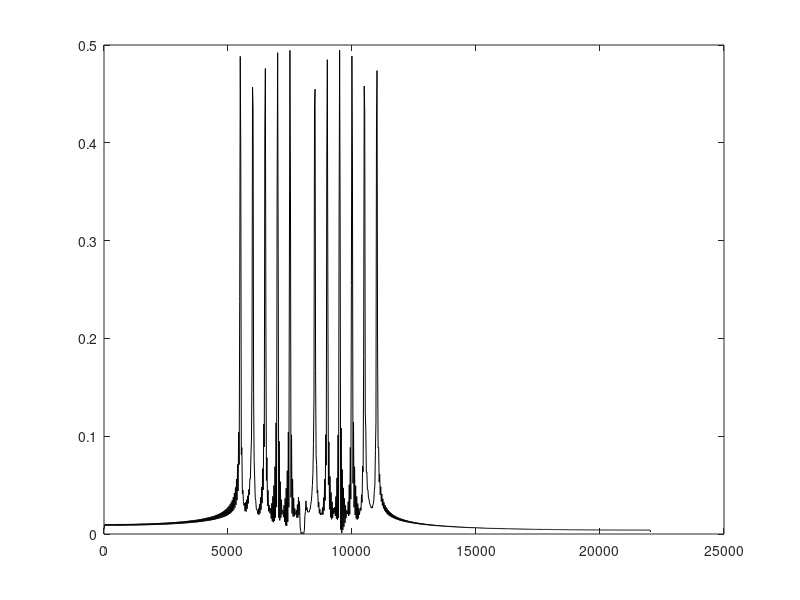

Source code (MATLAB):
clc;
clear all;

[b,a] = cheby2(5,60,[7950/22050 8050/22050],'stop');

L = 1024;
L2 = 2047;
fs = 44100;
f = fs * (0:(L/2))/L;
f2 = fs * (0:(L2/2))/L2;

[h,t] = impz(b,a,1024,44100);
% figure;
% plot(t,h,'k-')

y = sin(2*pi*5500*t)+sin(2*pi*6000*t)+sin(2*pi*6500*t)+sin(2*pi*7000*t)+sin(2*pi*7500*t)+sin(2*pi*8000*t)+sin(2*pi*8500*t)+sin(2*pi*9000*t)+sin(2*pi*9500*t)+sin(2*pi*10000*t)+sin(2*pi*10500*t)+sin(2*pi*11000*t);
yfft = fft(y);
P2 = abs(yfft/L);
P1 = P2(1:L/2+1);
P1(2:end-1) = 2*P1(2:end-1);

% figure(2);
% plot(t,y,'k-');
% xlim([0 0.001]);
% 
% figure(3);
% plot(f,P1,'k-');

yfilter = conv(h,y);
filteredFft = fft(yfilter);
P4 = abs(filteredFft/L2);
P3 = P4(1:L2/2+1);
P3(2:end-1) = 2*P3(2:end-1);

figure(4);
plot(f2,P3,'k-');